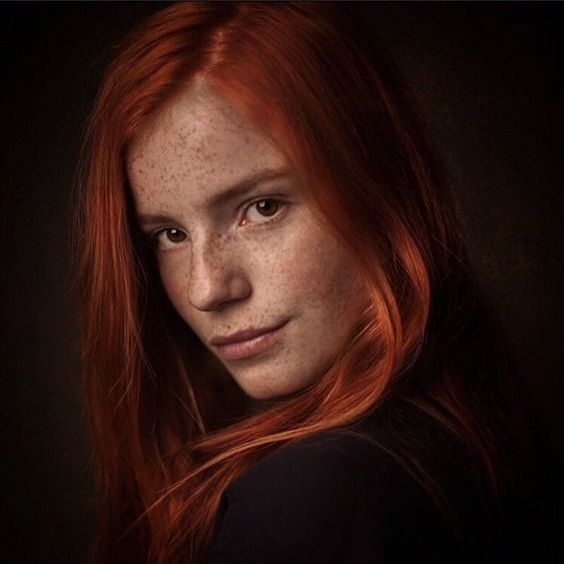
#> input picture OpenCVT/img.jpg, 564 x 564 px, found by its file name
$ python t15.py
#> lines starting #> are read from the running program, lines starting #| are printed output that depends on the picture; after the words box and inside, x2 and y2 are one past the last pixel; in counts of white or black regions, pixels touching at a corner belong together
# canny edge detection
import cv2
import numpy as np
from matplotlib import pyplot as plt

img = cv2.imread('images/img.jpg', 0)
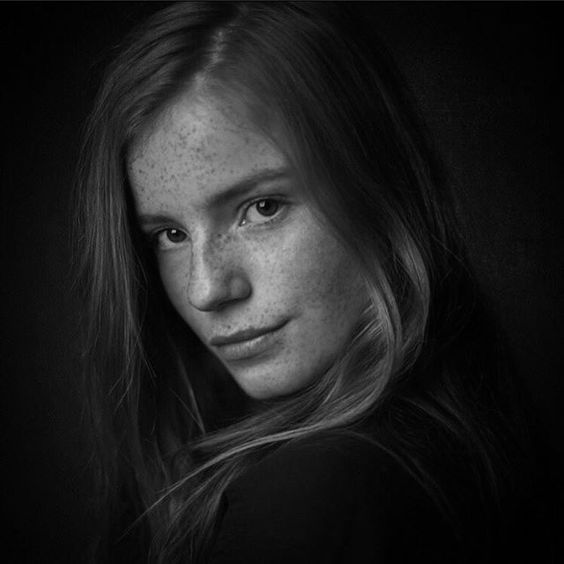
#> img: shape (564, 564); min 0, max 203, mean 30.2
edges = cv2.Canny(img, 100, 200)
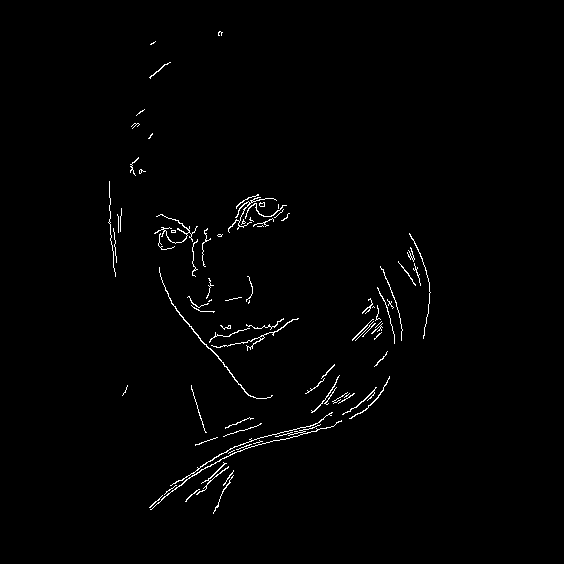
#> edges: shape (564, 564); 1.1% white in thin lines or dots, all inside (x1, y1, x2, y2) = (108, 31, 431, 514)

plt.subplot(121)
plt.imshow(img, cmap='gray')
plt.title('Original')
plt.xticks([])
plt.yticks([])

plt.subplot(122)
plt.imshow(edges, cmap='gray')
plt.title('Edge Image')
plt.xticks([])
plt.yticks([])

plt.show()
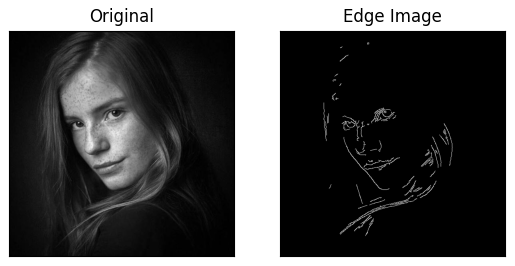
#> figure drawn by matplotlib, 2 panels

# Canny edge detector: po kolei
# 1. redukuje hałas za pomocą filtru Gaussa
# 2. wygyładzony obraz jest potem filtowany za pomocą sobela pionowo i poziomo
# 3. potem za pomocą danych znajduje się gradient i kierunek krawędzi dla każdego pixela
# 4. po uzyskaniu wielkości i kierunku gradientu, wykonywane jest skanowanie obrazu w celu usuniecia
# niepożądanych pixeli, które mogą nie stanowić krawędzi
# 5. thresholdingowanie
